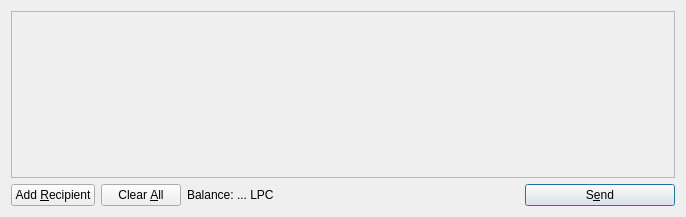
<?xml version="1.0" encoding="UTF-8"?>
<ui version="4.0">
 <class>SendCoinsDialog</class>
 <widget class="QDialog" name="SendCoinsDialog">
  <property name="geometry">
   <rect>
    <x>0</x>
    <y>0</y>
    <width>686</width>
    <height>217</height>
   </rect>
  </property>
  <property name="windowTitle">
   <string>Send Coins</string>
  </property>
  <layout class="QVBoxLayout" name="verticalLayout">
   <item>
    <widget class="QScrollArea" name="scrollArea">
     <property name="widgetResizable">
      <bool>true</bool>
     </property>
     <widget class="QWidget" name="scrollAreaWidgetContents">
      <property name="geometry">
       <rect>
        <x>0</x>
        <y>0</y>
        <width>666</width>
        <height>165</height>
       </rect>
      </property>
      <layout class="QVBoxLayout" name="verticalLayout_2">
       <property name="margin">
        <number>0</number>
       </property>
       <item>
        <layout class="QVBoxLayout" name="entries">
         <property name="spacing">
          <number>6</number>
         </property>
        </layout>
       </item>
       <item>
        <spacer name="verticalSpacer">
         <property name="orientation">
          <enum>Qt::Vertical</enum>
         </property>
         <property name="sizeHint" stdset="0">
          <size>
           <width>20</width>
           <height>40</height>
          </size>
         </property>
        </spacer>
       </item>
      </layout>
     </widget>
    </widget>
   </item>
   <item>
    <layout class="QHBoxLayout" name="horizontalLayout">
     <item>
      <widget class="QPushButton" name="addButton">
       <property name="toolTip">
        <string>Send to multiple recipients at once</string>
       </property>
       <property name="text">
        <string>Add &amp;Recipient</string>
       </property>
       <property name="icon">
        <iconset resource="../bitcoin.qrc">
         <normaloff>:/icons/add</normaloff>:/icons/add</iconset>
       </property>
       <property name="autoDefault">
        <bool>false</bool>
       </property>
      </widget>
     </item>
     <item>
      <widget class="QPushButton" name="clearButton">
       <property name="sizePolicy">
        <sizepolicy hsizetype="Minimum" vsizetype="Fixed">
         <horstretch>0</horstretch>
         <verstretch>0</verstretch>
        </sizepolicy>
       </property>
       <property name="toolTip">
        <string>Remove all transaction fields</string>
       </property>
       <property name="text">
        <string>Clear &amp;All</string>
       </property>
       <property name="icon">
        <iconset resource="../bitcoin.qrc">
         <normaloff>:/icons/remove</normaloff>:/icons/remove</iconset>
       </property>
       <property name="autoRepeatDelay">
        <number>300</number>
       </property>
       <property name="autoDefault">
        <bool>false</bool>
       </property>
      </widget>
     </item>
     <item>
      <layout class="QHBoxLayout" name="horizontalLayout_2">
       <property name="spacing">
        <number>3</number>
       </property>
       <item>
        <widget class="QLabel" name="label">
         <property name="text">
          <string>Balance:</string>
         </property>
        </widget>
       </item>
       <item>
        <widget class="QLabel" name="labelBalance">
         <property name="cursor">
          <cursorShape>IBeamCursor</cursorShape>
         </property>
         <property name="text">
          <string>... LPC</string>
         </property>
         <property name="textInteractionFlags">
          <set>Qt::LinksAccessibleByMouse|Qt::TextSelectableByKeyboard|Qt::TextSelectableByMouse</set>
         </property>
        </widget>
       </item>
      </layout>
     </item>
     <item>
      <spacer name="horizontalSpacer">
       <property name="orientation">
        <enum>Qt::Horizontal</enum>
       </property>
       <property name="sizeHint" stdset="0">
        <size>
         <width>40</width>
         <height>20</height>
        </size>
       </property>
      </spacer>
     </item>
     <item>
      <widget class="QPushButton" name="sendButton">
       <property name="minimumSize">
        <size>
         <width>150</width>
         <height>0</height>
        </size>
       </property>
       <property name="toolTip">
        <string>Confirm the send action</string>
       </property>
       <property name="text">
        <string>S&amp;end</string>
       </property>
       <property name="icon">
        <iconset resource="../bitcoin.qrc">
         <normaloff>:/icons/send</normaloff>:/icons/send</iconset>
       </property>
       <property name="default">
        <bool>true</bool>
       </property>
      </widget>
     </item>
    </layout>
   </item>
  </layout>
 </widget>
 <resources>
  <include location="../bitcoin.qrc"/>
 </resources>
 <connections/>
</ui>
